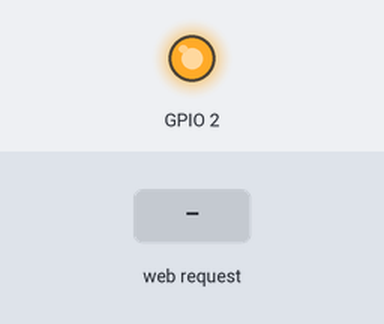
The sketch below on a simulated ESP32. On the bench: output pins drawn as LEDs (lit = HIGH). The inputs (shaded band) are chosen by the test bench. WiFi joins after 1.5 s; servers stay silent unless stated; what the sketch prints to the serial monitor is not drawn.

Above: at 1.6 s.
At 3.7 s:
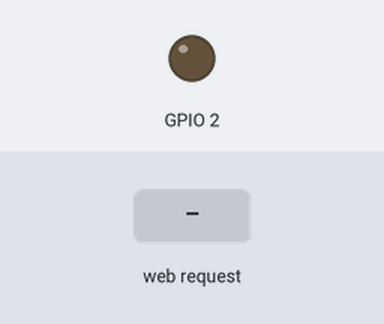
3.8 s: HTTP request GET /? received
Timing chart, 0 to 6.8 s (numbered marks = the images above; inputs shaded):
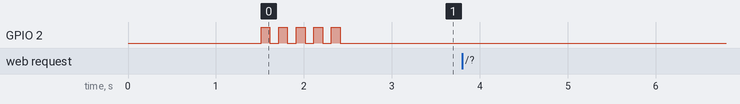

The sketch:

ESP32_SpeechRecognition.ino
```cpp
/*
NodeMCU (ESP32) (Open in Chrome)
Author : ChungYi Fu (Kaohsiung, Taiwan)  2019-08-24 11:00
https://www.facebook.com/francefu

Command Format :
http://APIP/?cmd=str1;str2;str3;str4;str5;str6;str7;str8;str9
http://STAIP/?cmd=str1;str2;str3;str4;str5;str6;str7;str8;str9

Default APIP： 192.168.4.1
STAIP：
Query：http://192.168.4.1/?ip
Link：http://192.168.4.1/?resetwifi=ssid;password

http://STAIP/?ip
http://STAIP/?mac
http://STAIP/?restart
http://STAIP/?resetwifi=ssid;password
http://STAIP/?speech=text;language;checkbox
*/

#include <WiFi.h>

// Enter your WiFi ssid and password
const char* ssid     = "xxxxx";   //your network SSID
const char* password = "xxxxx";   //your network password
const String page = "https://fustyles.github.io/webduino/ESP32_SpeechRecognition.html";

const char* apssid = "ESP32 Speech";
const char* appassword = "12345678";         //AP password require at least 8 characters.

WiFiServer server(80);

String Feedback="", Command="",cmd="",str1="",str2="",str3="",str4="",str5="",str6="",str7="",str8="",str9="";
byte ReceiveState=0,cmdState=1,strState=1,questionstate=0,equalstate=0,semicolonstate=0;

void ExecuteCommand()
{
  str1 = urldecode(str1);

  Serial.println("");
  //Serial.println("Command: "+Command);
  Serial.println("cmd= "+cmd+" ,str1= "+str1+" ,str2= "+str2+" ,str3= "+str3+" ,str4= "+str4+" ,str5= "+str5+" ,str6= "+str6+" ,str7= "+str7+" ,str8= "+str8+" ,str9= "+str9);
  Serial.println("");

  if (cmd=="your cmd") {
    // You can do anything
    // Feedback="<font color=\"red\">Hello World</font>";
  }
  else if (cmd=="speech") {
    if (str1.indexOf("on")!=-1||str1.indexOf("開")!=-1) {    //Turn on the LED
      ledcDetachPin(2);
      pinMode(2, OUTPUT);
      digitalWrite(2, 1);
      Feedback="<font color=\"red\">Turn on the LED</font>";
    }
    else if (str1.indexOf("off")!=-1||str1.indexOf("關")!=-1) {    //Turn off the LED
      ledcDetachPin(2);
      pinMode(2, OUTPUT);
      digitalWrite(2, 0);
      Feedback="<font color=\"red\">Turn off the LED</font>";
    }
    else
      Feedback="<font color=\"red\">No defined => "+str1+"</font>";
  }
  else if (cmd=="ip") {
    Feedback="AP IP: "+WiFi.softAPIP().toString();
    Feedback+=", ";
    Feedback+="STA IP: "+WiFi.localIP().toString();
  }
  else if (cmd=="mac") {
    Feedback="STA MAC: "+WiFi.macAddress();
  }
  else if (cmd=="restart") {
    setup();
    Feedback=Command;
  }
  else if (cmd=="resetwifi") {
    WiFi.begin(str1.c_str(), str2.c_str());
    Serial.print("Connecting to ");
    Serial.println(str1);
    long int StartTime=millis();
    while (WiFi.status() != WL_CONNECTED)
    {
        delay(500);
        if ((StartTime+5000) < millis()) break;
    }
    Serial.println("");
    Serial.println("STAIP: "+WiFi.localIP().toString());
    Feedback="STAIP: "+WiFi.localIP().toString();
  }
  else {
    Feedback="Command is not defined";
  }
}

void setup()
{
  Serial.begin(115200);
  delay(10);

  WiFi.mode(WIFI_AP_STA);

  //WiFi.config(IPAddress(192, 168, 201, 100), IPAddress(192, 168, 201, 2), IPAddress(255, 255, 255, 0));

  WiFi.begin(ssid, password);

  delay(1000);
  Serial.println("");
  Serial.print("Connecting to ");
  Serial.println(ssid);

  long int StartTime=millis();
  while (WiFi.status() != WL_CONNECTED) {
    delay(500);
    if ((StartTime+10000) < millis()) break;
  }

  Serial.println("");
  Serial.println("STAIP address: ");
  Serial.println(WiFi.localIP());

  if (WiFi.status() == WL_CONNECTED)
    WiFi.softAP((WiFi.localIP().toString()+"_"+(String)apssid).c_str(), appassword);
  else
    WiFi.softAP(apssid, appassword);

  //WiFi.softAPConfig(IPAddress(192, 168, 4, 1), IPAddress(192, 168, 4, 1), IPAddress(255, 255, 255, 0));
  Serial.println("");
  Serial.println("APIP address: ");
  Serial.println(WiFi.softAPIP());
  server.begin();

  if (WiFi.status() == WL_CONNECTED) {
    pinMode(2, OUTPUT);
    for (int i=0;i<5;i++) {
      digitalWrite(2,HIGH);
      delay(100);
      digitalWrite(2,LOW);
      delay(100);
    }
  }
  else {
    pinMode(2, OUTPUT);
    for (int i=0;i<3;i++) {
      digitalWrite(2,HIGH);
      delay(500);
      digitalWrite(2,LOW);
      delay(500);
    }
  }
}

void loop()
{
  Command="";cmd="";str1="";str2="";str3="";str4="";str5="";str6="";str7="";str8="";str9="";
  ReceiveState=0,cmdState=1,strState=1,questionstate=0,equalstate=0,semicolonstate=0;

  WiFiClient client = server.available();

  if (client) {
    String currentLine = "";

    while (client.connected()) {
      if (client.available()) {
        char c = client.read();

        getCommand(c);

        if (c == '\n') {
          if (currentLine.length() == 0) {
            /*
            client.println("HTTP/1.1 200 OK");
            client.println("Access-Control-Allow-Headers: Origin, X-Requested-With, Content-Type, Accept");
            client.println("Access-Control-Allow-Methods: GET,POST,PUT,DELETE,OPTIONS");
            client.println("Content-Type: application/json;charset=utf-8");
            client.println("Access-Control-Allow-Origin: *");
            client.println("Connection: close");
            client.println();
            client.println("[{\"esp8266\":\""+Feedback+"\"}]");
            client.println();
            */

            /*
            client.println("HTTP/1.1 200 OK");
            client.println("Access-Control-Allow-Headers: Origin, X-Requested-With, Content-Type, Accept");
            client.println("Access-Control-Allow-Methods: GET,POST,PUT,DELETE,OPTIONS");
            client.println("Content-Type: text/xml; charset=utf-8");
            client.println("Access-Control-Allow-Origin: *");
            client.println("Connection: close");
            client.println();
            client.println("<?xml version=\"1.0\" encoding=\"UTF-8\"?>");
            client.println("<esp8266><feedback>"+Feedback+"</feedback></esp8266>");
            client.println();
           */

            if (str2=="") str2="en-US";
            if (Feedback=="") {
              Feedback="Redirect...";
              Feedback+="<script>setTimeout(() => location.href = \""+page+"?"+WiFi.localIP().toString()+"&"+str2+"&"+str3+"\", 1000);</script>";
            }
            else {
              Feedback+="<script>setTimeout(() => location.href = \""+page+"?"+WiFi.localIP().toString()+"&"+str2+"&"+str3+"\", 3000);</script>";
            }
            client.println("HTTP/1.1 200 OK");
            client.println("Access-Control-Allow-Headers: Origin, X-Requested-With, Content-Type, Accept");
            client.println("Access-Control-Allow-Methods: GET,POST,PUT,DELETE,OPTIONS");
            client.println("Content-Type: text/html; charset=utf-8");
            client.println("Access-Control-Allow-Origin: *");
            client.println("Connection: close");
            client.println();
            client.println("<!DOCTYPE HTML>");
            client.println("<html><head>");
            client.println("<meta charset=\"UTF-8\">");
            client.println("<meta http-equiv=\"Access-Control-Allow-Origin\" content=\"*\">");
            client.println("<meta name=\"viewport\" content=\"width=device-width, initial-scale=1.0\">");
            client.println("</head><body>");
            client.println(Feedback);
            client.println("</body></html>");
            client.println();

            Feedback="";
            break;
          } else {
            currentLine = "";
          }
        }
        else if (c != '\r') {
          currentLine += c;
        }

        if ((currentLine.indexOf("/?")!=-1)&&(currentLine.indexOf(" HTTP")!=-1)) {
          currentLine="";
          Feedback="";
          ExecuteCommand();
        }
      }
    }
    delay(1);
    client.stop();
  }
}

void getCommand(char c)
{
  if (c=='?') ReceiveState=1;
  if ((c==' ')||(c=='\r')||(c=='\n')) ReceiveState=0;

  if (ReceiveState==1)
  {
    Command=Command+String(c);

    if (c=='=') cmdState=0;
    if (c==';') strState++;

    if ((cmdState==1)&&((c!='?')||(questionstate==1))) cmd=cmd+String(c);
    if ((cmdState==0)&&(strState==1)&&((c!='=')||(equalstate==1))) str1=str1+String(c);
    if ((cmdState==0)&&(strState==2)&&(c!=';')) str2=str2+String(c);
    if ((cmdState==0)&&(strState==3)&&(c!=';')) str3=str3+String(c);
    if ((cmdState==0)&&(strState==4)&&(c!=';')) str4=str4+String(c);
    if ((cmdState==0)&&(strState==5)&&(c!=';')) str5=str5+String(c);
    if ((cmdState==0)&&(strState==6)&&(c!=';')) str6=str6+String(c);
    if ((cmdState==0)&&(strState==7)&&(c!=';')) str7=str7+String(c);
    if ((cmdState==0)&&(strState==8)&&(c!=';')) str8=str8+String(c);
    if ((cmdState==0)&&(strState>=9)&&((c!=';')||(semicolonstate==1))) str9=str9+String(c);

    if (c=='?') questionstate=1;
    if (c=='=') equalstate=1;
    if ((strState>=9)&&(c==';')) semicolonstate=1;
  }
}

//https://github.com/zenmanenergy/ESP8266-Arduino-Examples/blob/master/helloWorld_urlencoded/urlencode.ino
String urldecode(String str)
{
    String encodedString="";
    char c;
    char code0;
    char code1;
    for (int i =0; i < str.length(); i++){
        c=str.charAt(i);
      if (c == '+'){
        encodedString+=' ';
      }else if (c == '%') {
        i++;
        code0=str.charAt(i);
        i++;
        code1=str.charAt(i);
        c = (h2int(code0) << 4) | h2int(code1);
        encodedString+=c;
      } else{

        encodedString+=c;
      }

      yield();
    }

   return encodedString;
}

unsigned char h2int(char c)
{
    if (c >= '0' && c <='9'){
        return((unsigned char)c - '0');
    }
    if (c >= 'a' && c <='f'){
        return((unsigned char)c - 'a' + 10);
    }
    if (c >= 'A' && c <='F'){
        return((unsigned char)c - 'A' + 10);
    }
    return(0);
}
```

Measured:
- after the input at 3.8 s, every drawn part: stays the same
